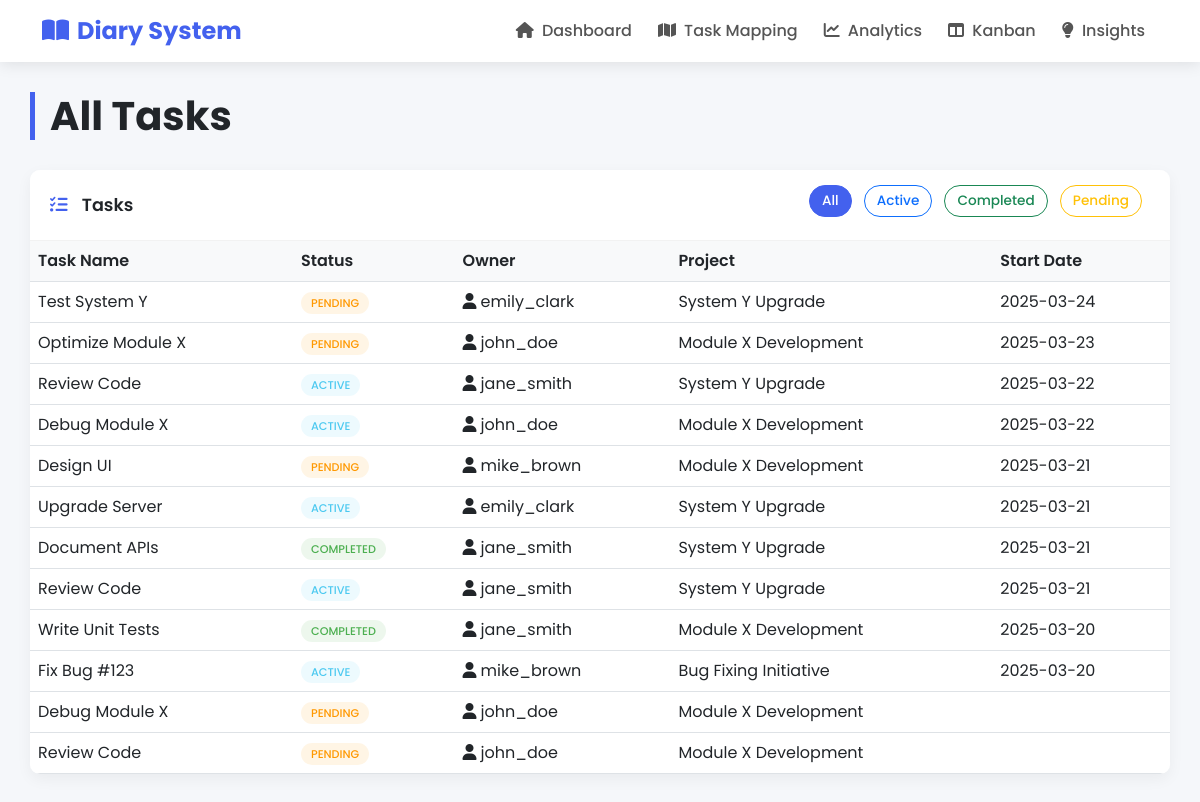
/tasks.php, run on an earlier commit of the app's database.
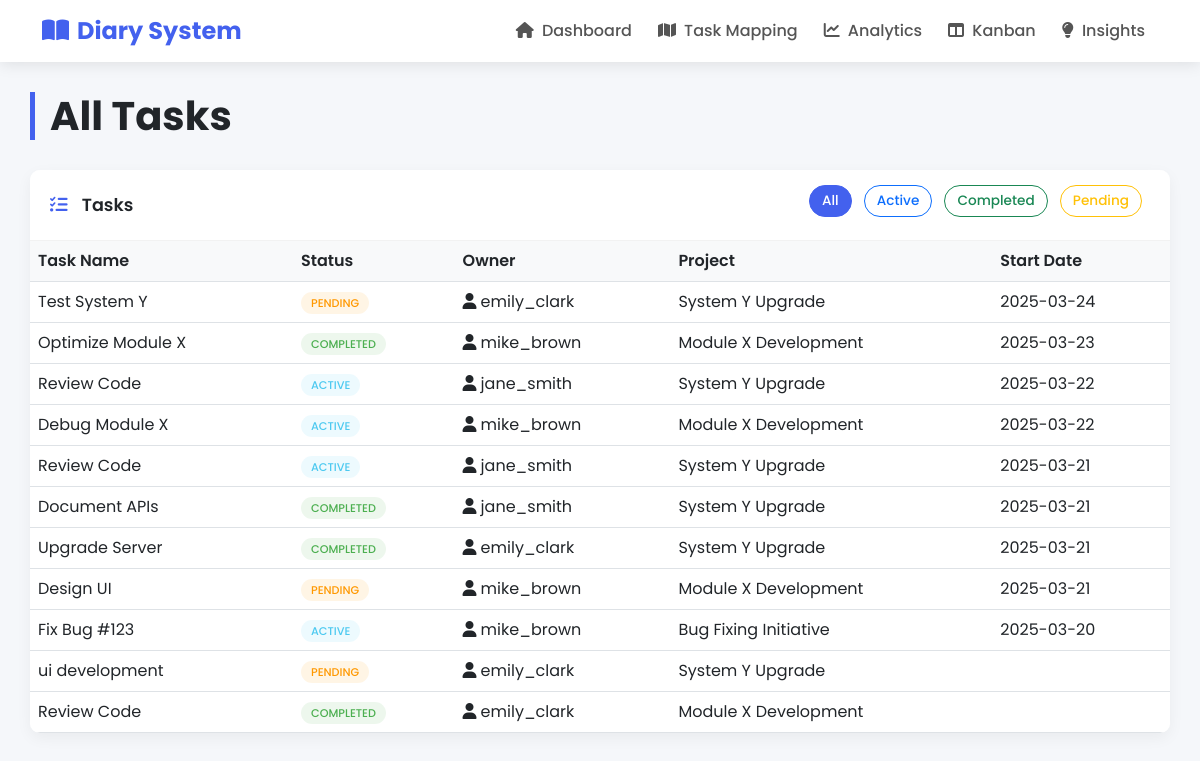
And on a later commit of the database.
### tables this page shows
CREATE TABLE `projecttasks` (
  `TaskID` int(11) NOT NULL,
  `ProjectID` int(11) NOT NULL,
  `TaskName` varchar(100) NOT NULL,
  `Description` varchar(500) DEFAULT NULL,
  `OwnerID` int(11) NOT NULL,
  `Status` enum('Pending','Active','Completed') DEFAULT 'Pending',
  `Priority` enum('Low','Medium','High') DEFAULT 'Medium',
  `StartDate` date DEFAULT NULL,
  `EndDate` date DEFAULT NULL,
  `CreatedAt` datetime DEFAULT current_timestamp(),
  `UpdatedAt` datetime DEFAULT current_timestamp() ON UPDATE current_timestamp()
);

CREATE TABLE `users` (
  `UserID` int(11) NOT NULL,
  `Username` varchar(50) NOT NULL,
  `Email` varchar(100) NOT NULL,
  `Role` varchar(50) DEFAULT 'Team Member'
);

CREATE TABLE `projects` (
  `ProjectID` int(11) NOT NULL,
  `ProjectName` varchar(100) NOT NULL,
  `Description` text DEFAULT NULL,
  `CreatedAt` datetime DEFAULT current_timestamp()
);

### tasks.php (the view, shortened to what the changed rows need)
<?php include 'config.php'; ?>
<!DOCTYPE html>
<html lang="en">
<head>
    <link href="https://cdn.jsdelivr.net/npm/bootstrap@5.3.0/dist/css/bootstrap.min.css" rel="stylesheet">
    <link rel="stylesheet" href="https://cdnjs.cloudflare.com/ajax/libs/font-awesome/6.4.0/css/all.min.css">
</head>
<body>
    <div class="container dashboard-container">
        <h1 class="page-title">All Tasks</h1>
        <div class="row">
            <div class="col-12">
                <div class="card">
                    <div class="card-body p-0">
                        <div class="table-responsive">
                            <table class="table table-hover">
                                <thead>
                                    <tr>
                                        <th>Task Name</th>
                                        <th>Status</th>
                                        <th>Owner</th>
                                        <th>Project</th>
                                        <th>Start Date</th>
                                    </tr>
                                </thead>
                                <tbody>
                                    <?php
                                    $sql = "SELECT p.TaskName, p.Status, u.Username, pr.ProjectName, p.StartDate
                                            FROM ProjectTasks p
                                            JOIN Users u ON p.OwnerID = u.UserID
                                            JOIN Projects pr ON p.ProjectID = pr.ProjectID ";
                                    $sql .= "ORDER BY p.StartDate DESC";
                                    $stmt = $pdo->prepare($sql);
                                    $stmt->execute();
                                    while ($row = $stmt->fetch()) {
                                        $statusClass = "";
                                        switch (strtolower($row['Status'])) {
                                            case 'active':
                                                $statusClass = "status-active";
                                                break;
                                            case 'completed':
                                                $statusClass = "status-completed";
                                                break;
                                            default:
                                                $statusClass = "status-pending";
                                        }
                                        echo "<tr>";
                                        echo "<td>{$row['TaskName']}</td>";
                                        echo "<td><span class='status-badge {$statusClass}'>{$row['Status']}</span></td>";
                                        echo "<td><i class='fas fa-user me-1'></i>{$row['Username']}</td>";
                                        echo "<td>{$row['ProjectName']}</td>";
                                        echo "<td>{$row['StartDate']}</td>";
                                        echo "</tr>";
                                    }
                                    ?>
                                </tbody>
                            </table>
                        </div>
                    </div>
                </div>
            </div>
        </div>
    </div>
</body>
</html>

What changed in the data, as far as the page shows it:
removed projecttasks: TaskName "Write Unit Tests", Status "COMPLETED", OwnerID.Username "jane_smith", ProjectID.ProjectName "Module X Development", StartDate "2025-03-20"
removed projecttasks: TaskName "Debug Module X", Status "PENDING", OwnerID.Username "john_doe", ProjectID.ProjectName "Module X Development"
removed projecttasks: TaskName "Review Code", Status "PENDING", OwnerID.Username "john_doe", ProjectID.ProjectName "Module X Development"
changed projecttasks "Optimize Module X": Status "PENDING" → "COMPLETED"; OwnerID.Username "john_doe" → "mike_brown"
changed projecttasks "Debug Module X": OwnerID.Username "john_doe" → "mike_brown"
shown differently, row unchanged: projecttasks (number 5 of 11 on the later page): moves up the list
shown differently, row unchanged: projecttasks "Document APIs": moves up the list
changed projecttasks "Upgrade Server": Status "ACTIVE" → "COMPLETED"; moves down the list
added projecttasks: TaskName "ui development", Status "PENDING", OwnerID.Username "emily_clark", ProjectID.ProjectName "System Y Upgrade"
added projecttasks: TaskName "Review Code", Status "COMPLETED", OwnerID.Username "emily_clark", ProjectID.ProjectName "Module X Development"
